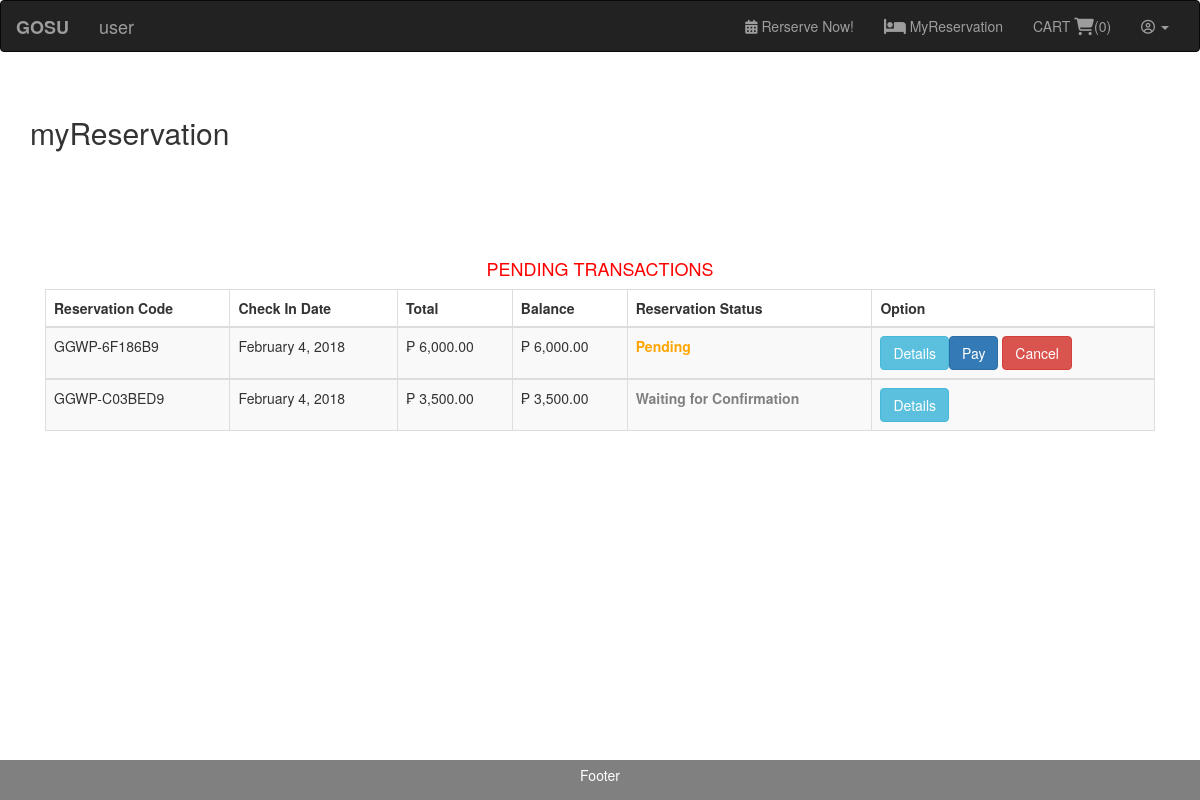
/myreservation.php (signed in), run on the app's committed database.
### tables this page shows
CREATE TABLE `reservation` (
  `reserveid` int(11) NOT NULL,
  `reservationcode` varchar(250) NOT NULL,
  `user_id` int(11) NOT NULL,
  `total` decimal(10,0) NOT NULL,
  `balance` decimal(10,0) NOT NULL,
  `dp` decimal(10,0) NOT NULL,
  `paymentstatus` int(11) NOT NULL,
  `checkin` date NOT NULL,
  `checkout` date NOT NULL,
  `reservationdate` date NOT NULL
);

### myreservation.php (the view, shortened to what this page needs)
<?php
function displayTitle(){
	echo 'myReservation';
}
function displayContent() {
	require 'db/connection.php';
	$date_now = date("Y-m-d");
	$user = $_SESSION['id'];
	$get = "SELECT * FROM reservation WHERE reservationdate >= '$date_now' AND user_id = '$user' ORDER BY reserveid DESC" ;
	$result = mysqli_query ($conn, $get);
	if (mysqli_num_rows ($result) > 0 ){
		echo "
			<center> <strong> <font color='red'> <h4> PENDING TRANSACTIONS <br> </h4></strong></font> </center>
			<div style='overflow-x:auto;' class = 'col-sm-12'>
			<table width='100%' class='table table-striped table-bordered table-hover' >
				<thead >
				<tr>
				<th > Reservation Code </th>
				<th > Check In Date </th>
				<th > Total </th>
				<th > Balance </th>
				<th > Reservation Status </th>
				<th>  Option </th>
				</tr>
			</thead>";
			while ($row = mysqli_fetch_array ($result)){
			$rcode = $row['reservationcode'];
			$checkin = $row['checkin'];
			$total = $row['total'];
			$balance = $row['balance'];
			$status = $row['paymentstatus'];
			if($status == 5){
			$status = "Waiting for Confirmation";
			}
			else if($status == 0){
			$status = "Cancelled";
			}
			else if($status == 2){
			$status = "Confirmed";
			}
			else if($status == 1){
			$status = "Pending";
			}
			echo "<tbody>";
			echo "<tr >";
			echo "<td >" . $rcode . "</td>";
			echo "<td >" . date("F j, Y", strtotime($checkin)) . "</td>";
			echo "<td >₱ " . number_format($total,2) . "</td>";
			echo "<td >₱ " . number_format($balance,2) . "</td>";
			if($status == 'Cancelled'){
			echo'	<td ><strong><font color="red">Cancelled</font></strong></td>';
			}
			else if($status == 'Pending'){
			echo'<td ><strong><font color="orange">Pending</font></strong></td>';
			}
			else if($status == 'Waiting for Confirmation'){
			echo'<td  ><strong><font color="gray">Waiting for Confirmation</font></strong></td>';
			}
			echo '<td >';
			if($status == 'Pending' ){
			 echo '<a type="button"  href="reservationdetails.php?rcode='.$rcode.'" class="btn btn-info ">Details</a>';
			 echo '<button class="btn btn-primary" id = "pay" data-toggle="modal" data-target="#myModalPay" data-index="'.$rcode.'">Pay</button>';
			echo ' <a type="button"  href="cancel_reservation.php?rcode='.$rcode.'" class="btn btn-danger waves-dark confirmation">Cancel</a>';
			echo '</td>';
				}elseif ($status == 'Waiting for Confirmation') {
					 echo '<a type="button"  href="reservationdetails.php?rcode='.$rcode.'" class="btn btn-info ">Details</a>';
				}
		echo "</tr>";
		}
echo "</tbody>";
echo "</table>";
}else {
	echo "<a href='Homepage.php'><button class='btn'> RESERVE NOW!</button></a>";
}
echo '</div>';
}
require 'template.php';
 ?>

### assets/style.css (style rules this page uses)
* { margin: 0; padding: 0; box-sizing: border-box; }

### data on the page
reservation: reservationcode "GGWP-6F186B9", checkin "February 4, 2018", total "6,000.00", balance "6,000.00", paymentstatus "Pending"
reservation: reservationcode "GGWP-C03BED9", checkin "February 4, 2018", total "3,500.00", balance "3,500.00", paymentstatus "Waiting for Confirmation"

### other printed values
$firstname "user"
